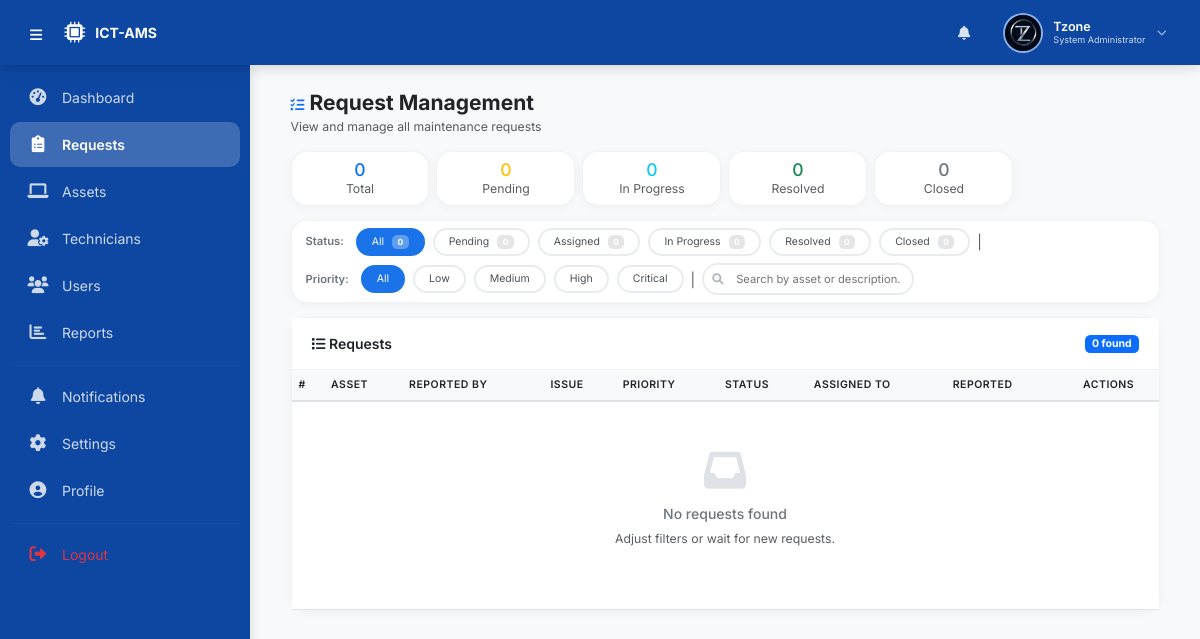
/public/admin/requests.php (signed in), run on an earlier commit of the app's database.
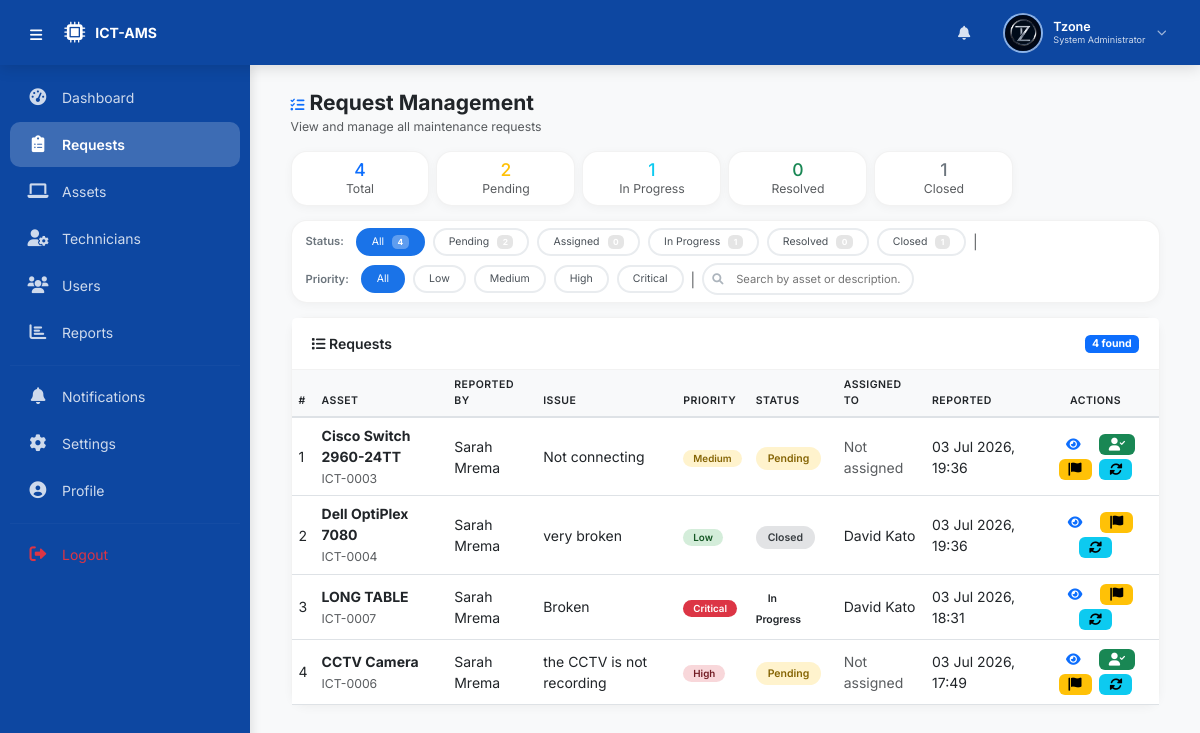
And on a later commit of the database.
### tables this page shows
CREATE TABLE `users` (
  `user_id` int(11) NOT NULL,
  `first_name` varchar(50) NOT NULL,
  `last_name` varchar(50) NOT NULL,
  `email` varchar(100) NOT NULL,
  `phone` varchar(20) NOT NULL,
  `password` varchar(255) NOT NULL,
  `role` enum('System Administrator','ICT Technician','Staff') NOT NULL,
  `department` varchar(100) DEFAULT NULL,
  `profile_picture` varchar(255) DEFAULT NULL,
  `status` enum('active','inactive') DEFAULT 'active',
  `created_at` timestamp NOT NULL DEFAULT current_timestamp(),
  `updated_at` timestamp NOT NULL DEFAULT current_timestamp() ON UPDATE current_timestamp()
);

CREATE TABLE `maintenance_requests` (
  `request_id` int(11) NOT NULL,
  `asset_id` int(11) NOT NULL,
  `reported_by` int(11) NOT NULL,
  `assigned_to` int(11) DEFAULT NULL,
  `issue_description` text NOT NULL,
  `priority` enum('Low','Medium','High','Critical') DEFAULT 'Medium',
  `status` enum('Pending','Assigned','In Progress','Resolved','Closed') DEFAULT 'Pending',
  `reported_at` timestamp NOT NULL DEFAULT current_timestamp(),
  `assigned_at` timestamp NULL DEFAULT NULL,
  `resolved_at` timestamp NULL DEFAULT NULL,
  `closed_at` timestamp NULL DEFAULT NULL,
  `resolution_notes` text DEFAULT NULL,
  `qr_scanned` tinyint(1) DEFAULT 0 COMMENT 'Reported via QR scan'
);

CREATE TABLE `assets` (
  `asset_id` int(11) NOT NULL,
  `asset_tag` varchar(50) NOT NULL,
  `qr_code` varchar(100) NOT NULL,
  `qr_image` varchar(255) DEFAULT NULL COMMENT 'Path to QR code image',
  `name` varchar(100) NOT NULL,
  `category` varchar(50) NOT NULL,
  `model` varchar(50) DEFAULT NULL,
  `serial_number` varchar(50) DEFAULT NULL,
  `location` varchar(100) DEFAULT NULL,
  `purchase_date` date DEFAULT NULL,
  `warranty_expiry` date DEFAULT NULL,
  `status` enum('Available','In Use','Under Maintenance','Retired') DEFAULT 'Available',
  `assigned_to` int(11) DEFAULT NULL,
  `last_maintenance_date` date DEFAULT NULL,
  `next_maintenance_date` date DEFAULT NULL,
  `created_at` timestamp NOT NULL DEFAULT current_timestamp(),
  `updated_at` timestamp NOT NULL DEFAULT current_timestamp() ON UPDATE current_timestamp()
);

### public/includes/profile_helper.php (called while the page is built, shortened)
<?php
function getProfilePicture($user_id) {
    $db = getDB();
    $stmt = $db->prepare("SELECT profile_picture FROM users WHERE user_id = ?");
    $stmt->execute([$user_id]);
    $result = $stmt->fetch();
    if ($result && $result['profile_picture']) {
        return BASE_URL . 'assets/uploads/profiles/' . $result['profile_picture'];
    }
    return BASE_URL . 'assets/images/default-avatar.png';
}
?>

### public/includes/settings_helper.php (called while the page is built, shortened)
<?php
function getUserSettings($user_id) {
    $db = getDB();
    $stmt = $db->prepare("SELECT * FROM user_settings WHERE user_id = ?");
    $stmt->execute([$user_id]);
    $settings = $stmt->fetch();
    return $settings;
}
?>

### public/admin/requests.php (the view, shortened to what the rows shown need)
<?php
require_once __DIR__ . '/../../includes/functions.php';
require_once __DIR__ . '/../includes/settings_helper.php';
$db = getDB();
$sql = "SELECT r.*,
               a.name AS asset_name, a.asset_tag,
               CONCAT(reporter.first_name, ' ', reporter.last_name) AS reported_by_name,
               CONCAT(tech.first_name, ' ', tech.last_name) AS assigned_tech_name
        FROM maintenance_requests r
        LEFT JOIN assets a ON r.asset_id = a.asset_id
        LEFT JOIN users reporter ON r.reported_by = reporter.user_id
        LEFT JOIN users tech ON r.assigned_to = tech.user_id
        WHERE 1=1";
$params = [];
$sql .= " ORDER BY r.reported_at DESC";
$stmt = $db->prepare($sql);
$stmt->execute($params);
$requests = $stmt->fetchAll();
include __DIR__ . '/../includes/header.php';
?>
<div class="container-fluid">
    <div class="card">
        <div class="card-body p-0">
            <div class="table-responsive">
                <table class="table table-hover mb-0">
                    <thead>
                        <tr>
                            <th>#</th>
                            <th>Asset</th>
                            <th>Reported By</th>
                            <th>Issue</th>
                            <th>Priority</th>
                            <th>Status</th>
                            <th>Assigned To</th>
                            <th>Reported</th>
                            <th class="text-center">Actions</th>
                        </tr>
                    </thead>
                    <tbody>
                        <?php if (count($requests) > 0): ?>
                            <?php $counter = 1; ?>
                            <?php foreach ($requests as $req): ?>
                                <?php
                                $status_class = 'status-' . str_replace(' ', '-', $req['status']);
                                $priority_class = 'priority-' . $req['priority'];
                                $reported_date = date('d M Y, H:i', strtotime($req['reported_at']));
                                ?>
                                <tr>
                                    <td><?php echo $counter++; ?></td>
                                    <td>
                                        <strong><?php echo htmlspecialchars($req['asset_name'] ?? 'N/A'); ?></strong>
                                        <br><small
                                            class="text-muted"><?php echo htmlspecialchars($req['asset_tag'] ?? ''); ?></small>
                                    </td>
                                    <td><?php echo htmlspecialchars($req['reported_by_name'] ?? 'Unknown'); ?></td>
                                    <td>
                                        <?php echo htmlspecialchars(substr($req['issue_description'], 0, 40)); ?>
                                    </td>
                                    <td><span
                                            class="priority-badge <?php echo $priority_class; ?>"><?php echo $req['priority']; ?></span>
                                    </td>
                                    <td><span
                                            class="status-badge <?php echo $status_class; ?>"><?php echo $req['status']; ?></span>
                                    </td>
                                    <td>
                                        <?php if ($req['assigned_to']): ?>
                                            <?php echo htmlspecialchars($req['assigned_tech_name'] ?? 'Unknown'); ?>
                                        <?php else: ?>
                                            <span class="text-muted">Not assigned</span>
                                        <?php endif; ?>
                                    </td>
                                    <td><?php echo $reported_date; ?></td>
                                    <td class="text-center">
                                        <a href="?view=<?php echo $req['request_id']; ?>"
                                            class="btn btn-sm btn-outline-primary btn-action" title="View Details">
                                            <i class="fas fa-eye"></i>
                                        </a>
                                        <?php if (empty($req['assigned_to']) || $req['status'] === 'Pending'): ?>
                                            <button class="btn btn-sm btn-success btn-action" data-bs-toggle="modal"
                                                data-bs-target="#assignModal" data-request-id="<?php echo $req['request_id']; ?>"
                                                data-asset="<?php echo htmlspecialchars($req['asset_name']); ?>"
                                                title="Assign Technician">
                                                <i class="fas fa-user-check"></i>
                                            </button>
                                        <?php endif; ?>
                                        <button class="btn btn-sm btn-warning btn-action" data-bs-toggle="modal"
                                            data-bs-target="#priorityModal" data-request-id="<?php echo $req['request_id']; ?>"
                                            data-current-priority="<?php echo $req['priority']; ?>"
                                            data-asset="<?php echo htmlspecialchars($req['asset_name']); ?>"
                                            title="Change Priority">
                                            <i class="fas fa-flag"></i>
                                        </button>
                                        <button class="btn btn-sm btn-info btn-action" data-bs-toggle="modal"
                                            data-bs-target="#statusModal" data-request-id="<?php echo $req['request_id']; ?>"
                                            data-current-status="<?php echo $req['status']; ?>"
                                            data-asset="<?php echo htmlspecialchars($req['asset_name']); ?>"
                                            title="Change Status">
                                            <i class="fas fa-sync-alt"></i>
                                        </button>
                                    </td>
                                </tr>
                            <?php endforeach; ?>
                        <?php endif; ?>
                    </tbody>
                </table>
            </div>
        </div>
    </div>
</div>
<?php include __DIR__ . '/../includes/footer.php'; ?>

### public/includes/header.php (shortened to what the rows shown need)
<?php
require_once __DIR__ . '/../../includes/functions.php';
require_once __DIR__ . '/profile_helper.php';
require_once __DIR__ . '/settings_helper.php';
$settings = getUserSettings($_SESSION['user_id']);
$user_id = $_SESSION['user_id'];
$first_name = $_SESSION['first_name'] ?? 'User';
$last_name = $_SESSION['last_name'] ?? '';
$profile_picture = getProfilePicture($user_id);
$initials = getUserInitials($user_id);
$full_name = trim($first_name . ' ' . $last_name);
$sidebar_collapsed = isset($settings['sidebar_collapsed']) ? (int)$settings['sidebar_collapsed'] : 0;
?>
<!DOCTYPE html>
<html lang="en">
<head>
    <link href="https://cdn.jsdelivr.net/npm/bootstrap@5.3.0-alpha1/dist/css/bootstrap.min.css" rel="stylesheet">
    <link rel="stylesheet" href="https://cdnjs.cloudflare.com/ajax/libs/font-awesome/6.0.0-beta3/css/all.min.css">
</head>
<body>
<header class="top-header">
    <div class="header-right">
        <div class="user-avatar-wrapper dropdown" data-bs-toggle="dropdown" aria-expanded="false">
            <div class="avatar-circle <?php echo !empty($profile_picture) ? 'has-image' : ''; ?>">
                <?php if (!empty($profile_picture) && file_exists(__DIR__ . '/../../assets/uploads/profiles/' . basename($profile_picture))): ?>
                    <img src="<?php echo $profile_picture; ?>" alt="<?php echo $full_name; ?>">
                <?php else: ?>
                    <?php echo $initials; ?>
                <?php endif; ?>
            </div>
        </div>
    </div>
</header>
<div class="main-content <?php echo $sidebar_collapsed ? 'expanded' : ''; ?>" id="mainContent">

What changed in the data, as far as the page shows it:
added maintenance_requests: asset.name "Cisco Switch 2960-24TT", asset.asset_tag "ICT-0003", reported_by_name "Sarah Mrema", issue_description "Not connecting", priority "Medium", status "Pending", shows "Not assigned", reported_at "03 Jul 2026, 19:36"
added maintenance_requests: asset.name "Dell OptiPlex 7080", asset.asset_tag "ICT-0004", reported_by_name "Sarah Mrema", issue_description "very broken", priority "Low", status "Closed", assigned_tech_name "David Kato", reported_at "03 Jul 2026, 19:36"
added maintenance_requests: asset.name "LONG TABLE", asset.asset_tag "ICT-0007", reported_by_name "Sarah Mrema", issue_description "Broken", priority "Critical", status "In Progress", assigned_tech_name "David Kato", reported_at "03 Jul 2026, 18:31"
added maintenance_requests: asset.name "CCTV Camera", asset.asset_tag "ICT-0006", reported_by_name "Sarah Mrema", issue_description "the CCTV is not recording", priority "High", status "Pending", shows "Not assigned", reported_at "03 Jul 2026, 17:49"
Also different on the page:
$total: "0" → "4"
$pending: "0" → "2"
$assigned + $in_progress: "0" → "1"
$closed: "0" → "1"
$in_progress: "0" → "1"
text no longer shown: "No requests found Adjust filters or wait for new requests."
